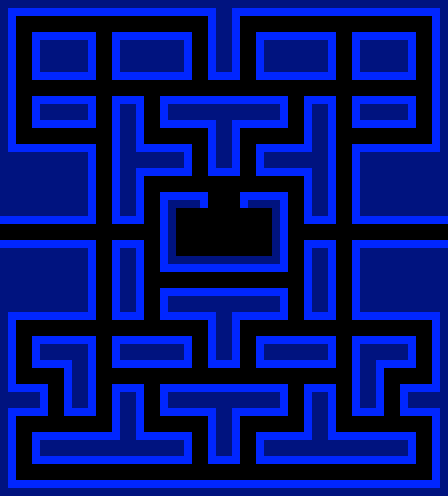

The image is a tile-based game level rendered from a .tmx file. Its description and source (layers, tilesets, objects; grid data summarised) follow:
An orthogonal 28x31 tile map with 16x16 px tiles, 1 tile layer (LAYER_MAZE) and 254 objects (BLINKY_SPAWN_POINT, INKY_SPAWN_POINT, PINKY_SPAWN_POINT, CLYDE_SPAWN_POINT, PACMAN_SPAWN_POINT).

<map version="1.0" orientation="orthogonal" width="28" height="31" tilewidth="16" tileheight="16">
 <tileset firstgid="1" name="pacman" tilewidth="16" tileheight="16">
  <image source="pacman.png" width="80" height="48" />
  <tile id="6">
   <properties>
    <property name="LEGAL" value="true" />
   </properties>
  </tile>
 </tileset>
 <layer name="LAYER_MAZE" width="28" height="31">
  <data>[868 cells, 868 non-empty, 14 distinct tile ids]</data>
 </layer>
 <objectgroup name="LAYER_PELLETS" width="28" height="31">
  <object gid="7" x="96" y="32" />
  <object gid="7" x="96" y="48" />
  <object gid="7" x="96" y="80" />
  <object gid="7" x="96" y="64" />
  <object gid="7" x="16" y="32" />
  <object gid="7" x="32" y="32" />
  <object gid="7" x="48" y="32" />
  <object gid="7" x="64" y="32" />
  <object gid="7" x="80" y="32" />
  <object gid="7" x="112" y="32" />
  <object gid="7" x="128" y="32" />
  <object gid="7" x="144" y="32" />
  <object gid="7" x="160" y="32" />
  <object gid="7" x="176" y="32" />
  <object gid="7" x="192" y="32" />
  <object gid="7" x="240" y="32" />
  <object gid="7" x="256" y="32" />
  <object gid="7" x="272" y="32" />
  <object gid="7" x="288" y="32" />
  <object gid="7" x="304" y="32" />
  <object gid="7" x="320" y="32" />
  <object gid="7" x="336" y="32" />
  <object gid="7" x="352" y="32" />
  <object gid="7" x="368" y="32" />
  <object gid="7" x="384" y="32" />
  <object gid="7" x="400" y="32" />
  <object gid="7" x="416" y="32" />
  <object gid="7" x="416" y="48" />
  <object gid="7" x="416" y="64" />
  <object gid="7" x="416" y="80" />
  <object gid="7" x="416" y="96" />
  <object gid="7" x="416" y="112" />
  <object gid="7" x="416" y="128" />
  <object gid="7" x="416" y="144" />
  <object gid="7" x="400" y="144" />
  <object gid="7" x="384" y="144" />
  <object gid="7" x="368" y="144" />
  <object gid="7" x="352" y="144" />
  <object gid="7" x="336" y="144" />
  <object gid="7" x="336" y="128" />
  <object gid="7" x="336" y="112" />
  <object gid="7" x="336" y="96" />
  <object gid="7" x="352" y="96" />
  <object gid="7" x="368" y="96" />
  <object gid="7" x="384" y="96" />
  <object gid="7" x="400" y="96" />
  <object gid="7" x="336" y="80" />
  <object gid="7" x="336" y="64" />
  <object gid="7" x="336" y="48" />
  <object gid="7" x="320" y="96" />
  <object gid="7" x="304" y="96" />
  <object gid="7" x="272" y="96" />
  <object gid="7" x="288" y="96" />
  <object gid="7" x="256" y="96" />
  <object gid="7" x="240" y="96" />
  <object gid="7" x="240" y="80" />
  <object gid="7" x="240" y="64" />
  <object gid="7" x="240" y="48" />
  <object gid="7" x="192" y="64" />
  <object gid="7" x="192" y="80" />
  <object gid="7" x="192" y="96" />
  <object gid="7" x="208" y="96" />
  <object gid="7" x="224" y="96" />
  <object gid="7" x="176" y="96" />
  <object gid="7" x="160" y="96" />
  <object gid="7" x="144" y="96" />
  <object gid="7" x="128" y="96" />
  <object gid="7" x="112" y="96" />
  <object gid="7" x="96" y="96" />
  <object gid="7" x="80" y="96" />
  <object gid="7" x="48" y="96" />
  <object gid="7" x="64" y="96" />
  <object gid="7" x="32" y="96" />
  <object gid="7" x="16" y="96" />
  <object gid="7" x="16" y="80" />
  <object gid="7" x="16" y="64" />
  <object gid="7" x="16" y="48" />
  <object gid="7" x="16" y="112" />
  <object gid="7" x="16" y="128" />
  <object gid="7" x="16" y="144" />
  <object gid="7" x="32" y="144" />
  <object gid="7" x="48" y="144" />
  <object gid="7" x="64" y="144" />
  <object gid="7" x="80" y="144" />
  <object gid="7" x="96" y="144" />
  <object gid="7" x="96" y="128" />
  <object gid="7" x="96" y="112" />
  <object gid="7" x="144" y="112" />
  <object gid="7" x="144" y="128" />
  <object gid="7" x="144" y="144" />
  <object gid="7" x="160" y="144" />
  <object gid="7" x="176" y="144" />
  <object gid="7" x="192" y="144" />
  <object gid="7" x="240" y="144" />
  <object gid="7" x="256" y="144" />
  <object gid="7" x="272" y="144" />
  <object gid="7" x="288" y="144" />
  <object gid="7" x="288" y="128" />
  <object gid="7" x="288" y="112" />
  <object gid="7" x="336" y="160" />
  <object gid="7" x="336" y="176" />
  <object gid="7" x="336" y="192" />
  <object gid="7" x="336" y="208" />
  <object gid="7" x="336" y="224" />
  <object gid="7" x="336" y="240" />
  <object gid="7" x="336" y="256" />
  <object gid="7" x="336" y="272" />
  <object gid="7" x="336" y="288" />
  <object gid="7" x="336" y="304" />
  <object gid="7" x="336" y="320" />
  <object gid="7" x="336" y="336" />
  <object gid="7" x="336" y="352" />
  <object gid="7" x="336" y="368" />
  <object gid="7" x="336" y="384" />
  <object gid="7" x="336" y="400" />
  <object gid="7" x="336" y="416" />
  <object gid="7" x="336" y="432" />
  <object gid="7" x="352" y="432" />
  <object gid="7" x="368" y="432" />
  <object gid="7" x="384" y="432" />
  <object gid="7" x="400" y="432" />
  <object gid="7" x="416" y="432" />
  <object gid="7" x="416" y="448" />
  <object gid="7" x="416" y="480" />
  <object gid="7" x="416" y="464" />
  <object gid="7" x="400" y="480" />
  <object gid="7" x="384" y="480" />
  <object gid="7" x="368" y="480" />
  <object gid="7" x="352" y="480" />
  <object gid="7" x="336" y="480" />
  <object gid="7" x="320" y="480" />
  <object gid="7" x="304" y="480" />
  <object gid="7" x="288" y="480" />
  <object gid="7" x="272" y="480" />
  <object gid="7" x="256" y="480" />
  <object gid="7" x="240" y="480" />
  <object gid="7" x="224" y="480" />
  <object gid="7" x="208" y="480" />
  <object gid="7" x="192" y="480" />
  <object gid="7" x="176" y="480" />
  <object gid="7" x="160" y="480" />
  <object gid="7" x="144" y="480" />
  <object gid="7" x="128" y="480" />
  <object gid="7" x="112" y="480" />
  <object gid="7" x="96" y="480" />
  <object gid="7" x="80" y="480" />
  <object gid="7" x="64" y="480" />
  <object gid="7" x="48" y="480" />
  <object gid="7" x="32" y="480" />
  <object gid="7" x="16" y="480" />
  <object gid="7" x="16" y="464" />
  <object gid="7" x="16" y="448" />
  <object gid="7" x="16" y="432" />
  <object gid="7" x="48" y="432" />
  <object gid="7" x="32" y="432" />
  <object gid="7" x="64" y="432" />
  <object gid="7" x="80" y="432" />
  <object gid="7" x="96" y="432" />
  <object gid="7" x="96" y="416" />
  <object gid="7" x="96" y="400" />
  <object gid="7" x="96" y="384" />
  <object gid="7" x="96" y="368" />
  <object gid="7" x="96" y="352" />
  <object gid="7" x="96" y="336" />
  <object gid="7" x="96" y="320" />
  <object gid="7" x="96" y="304" />
  <object gid="7" x="96" y="288" />
  <object gid="7" x="96" y="272" />
  <object gid="7" x="96" y="256" />
  <object gid="7" x="96" y="240" />
  <object gid="7" x="96" y="224" />
  <object gid="7" x="96" y="208" />
  <object gid="7" x="96" y="192" />
  <object gid="7" x="96" y="176" />
  <object gid="7" x="96" y="160" />
  <object gid="7" x="32" y="336" />
  <object gid="7" x="16" y="336" />
  <object gid="7" x="16" y="352" />
  <object gid="7" x="48" y="336" />
  <object gid="7" x="64" y="336" />
  <object gid="7" x="80" y="336" />
  <object gid="7" x="16" y="368" />
  <object gid="7" x="16" y="384" />
  <object gid="7" x="32" y="384" />
  <object gid="7" x="48" y="384" />
  <object gid="7" x="48" y="400" />
  <object gid="7" x="48" y="416" />
  <object gid="7" x="112" y="384" />
  <object gid="7" x="128" y="384" />
  <object gid="7" x="144" y="384" />
  <object gid="7" x="160" y="384" />
  <object gid="7" x="176" y="384" />
  <object gid="7" x="192" y="384" />
  <object gid="7" x="240" y="384" />
  </objectgroup>
 <objectgroup name="LAYER_ENERGIZERS" width="28" height="31">
  <!-- 9 objects omitted --></objectgroup>
 <objectgroup name="LAYER_SPAWN_POINTS" width="28" height="31">
  <!-- 5 objects omitted --></objectgroup>
</map>
<!-- 60 of 254 objects omitted -->